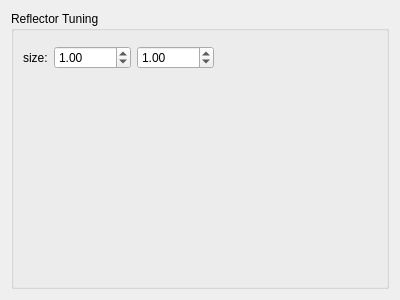
<?xml version="1.0" encoding="UTF-8"?>
<ui version="4.0">
 <class>ReflectorTuner</class>
 <widget class="QWidget" name="ReflectorTuner">
  <property name="geometry">
   <rect>
    <x>0</x>
    <y>0</y>
    <width>400</width>
    <height>300</height>
   </rect>
  </property>
  <property name="windowTitle">
   <string>Form</string>
  </property>
  <layout class="QVBoxLayout" name="verticalLayout">
   <item>
    <widget class="QGroupBox" name="groupBox">
     <property name="title">
      <string>Reflector Tuning</string>
     </property>
     <layout class="QVBoxLayout" name="verticalLayout_2">
      <item>
       <widget class="QStackedWidget" name="stack">
        <property name="sizePolicy">
         <sizepolicy hsizetype="Expanding" vsizetype="Fixed">
          <horstretch>0</horstretch>
          <verstretch>0</verstretch>
         </sizepolicy>
        </property>
       </widget>
      </item>
      <item>
       <layout class="QHBoxLayout" name="horizontalLayout">
        <item>
         <widget class="QLabel" name="label">
          <property name="text">
           <string>size:</string>
          </property>
         </widget>
        </item>
        <item>
         <widget class="QDoubleSpinBox" name="tuner_width">
          <property name="maximum">
           <double>10000.000000000000000</double>
          </property>
          <property name="singleStep">
           <double>0.500000000000000</double>
          </property>
          <property name="value">
           <double>1.000000000000000</double>
          </property>
         </widget>
        </item>
        <item>
         <widget class="QDoubleSpinBox" name="tuner_height">
          <property name="maximum">
           <double>10000.000000000000000</double>
          </property>
          <property name="singleStep">
           <double>0.500000000000000</double>
          </property>
          <property name="value">
           <double>1.000000000000000</double>
          </property>
         </widget>
        </item>
        <item>
         <spacer name="horizontalSpacer">
          <property name="orientation">
           <enum>Qt::Horizontal</enum>
          </property>
          <property name="sizeHint" stdset="0">
           <size>
            <width>40</width>
            <height>20</height>
           </size>
          </property>
         </spacer>
        </item>
       </layout>
      </item>
      <item>
       <spacer name="verticalSpacer">
        <property name="orientation">
         <enum>Qt::Vertical</enum>
        </property>
        <property name="sizeHint" stdset="0">
         <size>
          <width>20</width>
          <height>40</height>
         </size>
        </property>
       </spacer>
      </item>
     </layout>
    </widget>
   </item>
  </layout>
 </widget>
 <resources/>
 <connections/>
</ui>
